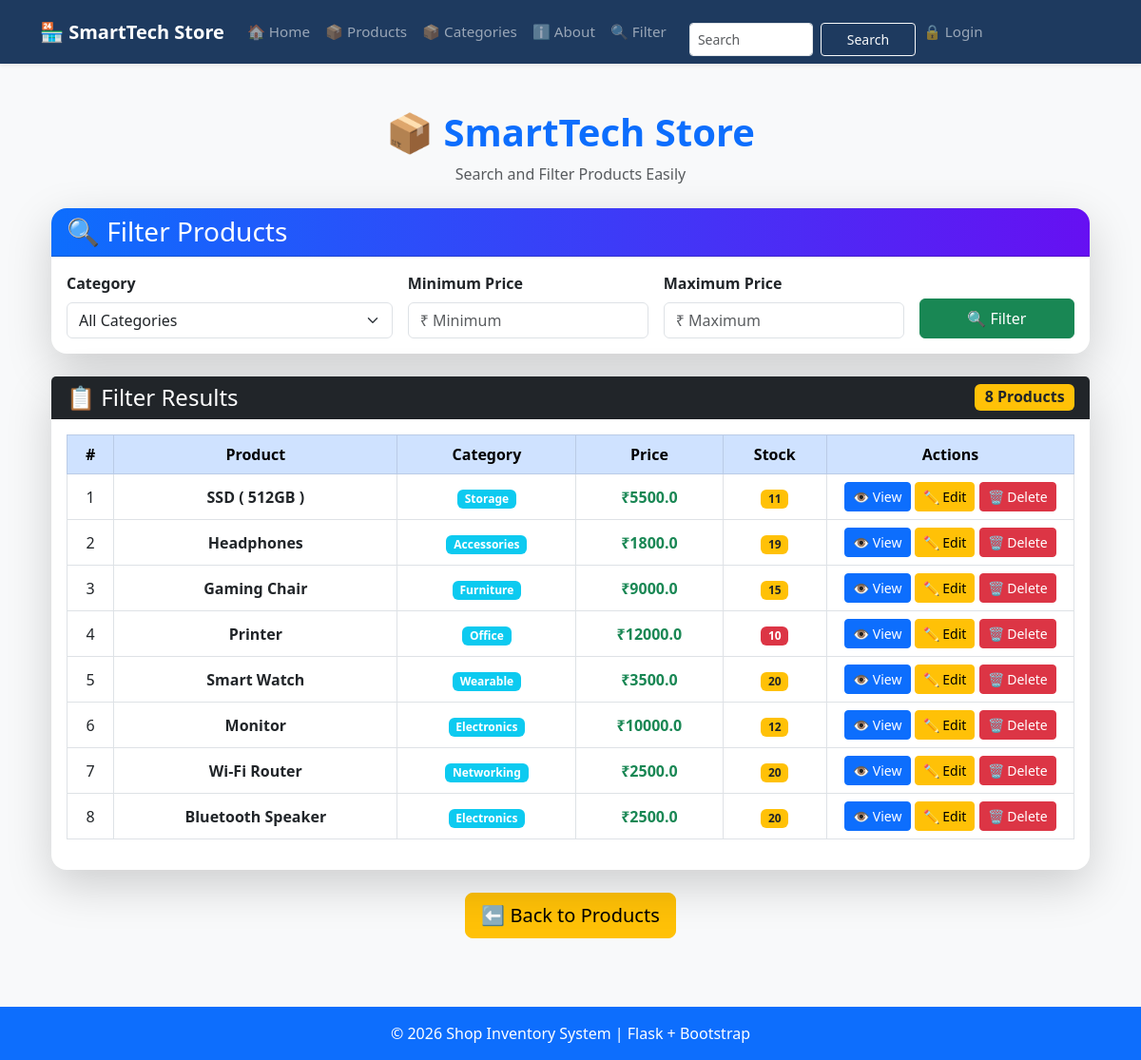
/filter, run on an earlier commit of the app's database.
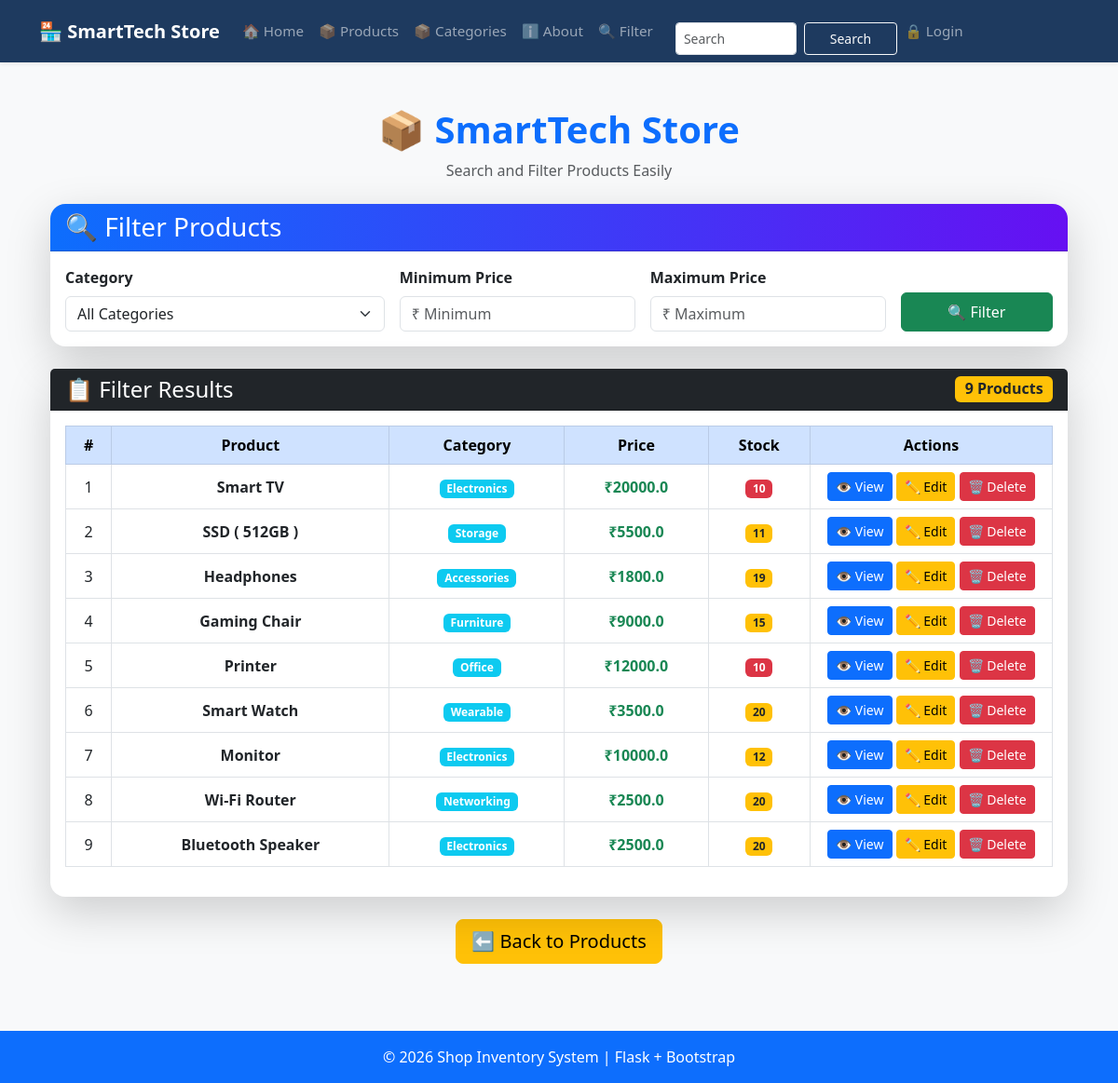
And on a later commit of the database.
### tables this page shows
CREATE TABLE products (
                    id INTEGER PRIMARY KEY AUTOINCREMENT,
                    name TEXT NOT NULL,
                    category TEXT NOT NULL,
                    price REAL NOT NULL,
                    stock INTEGER NOT NULL
                 );

### app.py (the view)
@app.route("/filter")
def filter_products():
    conn = get_db()
    category = request.args.get("category", "")
    min_price = request.args.get("min_price", "")
    max_price = request.args.get("max_price", "")
    query = "SELECT * FROM products WHERE 1=1"
    params = []
    if category:
        query += " AND category = ?"
        params.append(category)
    if min_price:
        query += " AND price >= ?"
        params.append(min_price)
    if max_price:
        query += " AND price <= ?"
        params.append(max_price)
    query += " ORDER BY id DESC"
    products = conn.execute(query, params).fetchall()
    categories = conn.execute(
        "SELECT DISTINCT category FROM products"
    ).fetchall()
    conn.close()
    return render_template(
        "filter.html",
        products=products,
        categories=categories,
        selected_category=category,
        min_price=min_price,
        max_price=max_price
    )

### database.py (called while the page is built)
def get_db():
    conn = sqlite3.connect(DB_PATH)
    conn.row_factory = sqlite3.Row # To access columns by name
    return conn

### templates/filter.html (shortened to what the changed rows need)
{% extends "base.html" %}
{% block content %}
<div class="container py-4">
    <div class="text-center mb-4">
        <h1 class="fw-bold text-primary">
            📦 SmartTech Store
        </h1>
    </div>
    <div class="card shadow-lg border-0 rounded-4">
        <div class="card-header bg-dark text-white d-flex justify-content-between">
            <h4 class="mb-0">
                📋 Filter Results
            </h4>
            <span class="badge bg-warning text-dark fs-6">
                {{ products|length }} Products
            </span>
        </div>
        <div class="card-body">
            {% if products %}
            <div class="table-responsive">
                <table class="table table-hover table-bordered align-middle text-center">
                    <thead class="table-primary">
                        <tr>
                            <th>#</th>
                            <th>Product</th>
                            <th>Category</th>
                            <th>Price</th>
                            <th>Stock</th>
                            <th width="260">
                                Actions
                            </th>
                        </tr>
                    </thead>
                    <tbody>
                        {% for product in products %}
                        <tr>
                            <td>{{ loop.index }}</td>
                            <td class="fw-bold">
                                {{ product.name }}
                            </td>
                            <td>
                                <span class="badge bg-info">
                                    {{ product.category }}
                                </span>
                            </td>
                            <td class="text-success fw-bold">
                                ₹{{ product.price }}
                            </td>
                            <td>
                                {% if product.stock > 20 %}
                                <span class="badge bg-success">
                                    {{ product.stock }}
                                </span>
                                {% elif product.stock > 10 %}
                                <span class="badge bg-warning text-dark">
                                    {{ product.stock }}
                                </span>
                                {% else %}
                                <span class="badge bg-danger">
                                    {{ product.stock }}
                                </span>
                                {% endif %}
                            </td>
                            <td>
                                <a href="{{ url_for('product_detail',id=product.id) }}"
                                   class="btn btn-primary btn-sm">
                                    👁 View
                                </a>
                                <a href="{{ url_for('edit_product',id=product.id) }}"
                                   class="btn btn-warning btn-sm">
                                    ✏ Edit
                                </a>
                                <a href="{{ url_for('delete_product',id=product.id) }}"
                                   class="btn btn-danger btn-sm"
                                   onclick="return confirm('Delete this product?')">
                                    🗑 Delete
                                </a>
                            </td>
                        </tr>
                        {% endfor %}
                    </tbody>
                </table>
            </div>
            {% endif %}
        </div>
    </div>
</div>
{% endblock %}

What changed in the data, as far as the page shows it:
added products: name "Smart TV", category "Electronics", price "20000.0", stock "10"
Also different on the page:
{{ products|length }}: "8" → "9"
